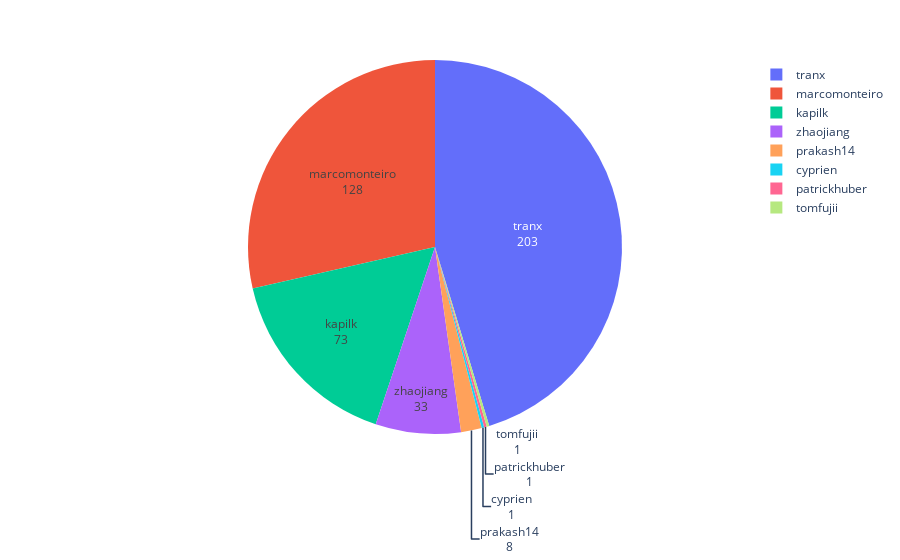

The cell this chart's notebook holds for it:
### Code cell
q_ar = sl.get_queue()
# q_ar = q_ar[(q_ar.ACCOUNT == 'ar-ai-hipri') & (q_ar.ST == 'R')]
q_ar = q_ar[(q_ar.ST == 'R')]
# q_ar = q_ar.group_by(['USER']).
fig = px.pie(q_ar, values='NODES', names='USER')
fig.update_traces(textinfo='label+value')
fig.show()
print(q_ar[['JOBID', 'ST', 'ACCOUNT', 'USER', 'NODES']])

### Figure 1 — Plotly figure (JSON) as saved in the notebook; plotly's stock layout.template omitted (floating-point values rounded to 4 significant figures)
{"data": [{"domain": {"x": [0, 1], "y": [0, 1]}, "hovertemplate": "USER=%{label}<br>NODES=%{value}<extra></extra>", "labels": ["cyprien", "patrickhuber", "zhaojiang", "zhaojiang", "kapilk", "kapilk", "kapilk", "kapilk", "kapilk", "kapilk", "kapilk", "kapilk", "tomfujii", "tranx", "tranx", "tranx", "tranx", "tranx", "tranx", "tranx", "tranx", "tranx", "tranx", "tranx", "marcomonteiro", "prakash14", "kapilk", "tranx", "kapilk"], "legendgroup": "", "name": "", "showlegend": true, "textinfo": "label+value", "type": "pie", "values": [1, 1, 32, 1, 1, 1, 1, 1, 1, 1, 1, 1, 1, 1, 1, 1, 1, 1, 1, 1, 1, 1, 1, 1, 128, 8, 64, 192, 1]}], "layout": {"legend": {"tracegroupgap": 0}, "margin": {"t": 60}}}
